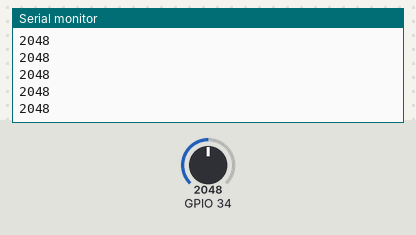
A sketch run on a simulated ESP32. On the bench: the last lines printed to the serial monitor. The test bench sets the inputs (shaded band); at power-on: GPIO 34 = 2048. WiFi joins after 1.5 s; servers stay silent unless stated; nothing arrives over Bluetooth unless stated; a phone connects over Bluetooth LE 3 s after start.

Above: at 2.7 s.
2.8 s: GPIO 34 set to 2866
At 3.7 s:
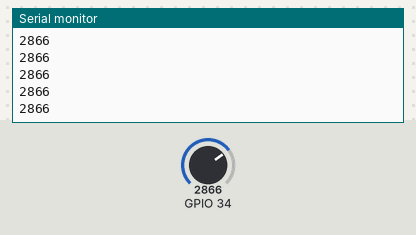
4.3 s: GPIO 34 set to 3603
At 5.1 s:
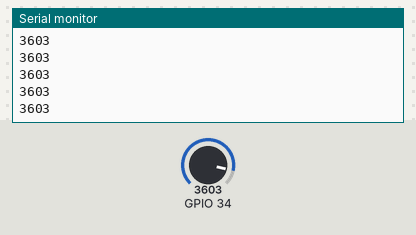
Timing chart, 0 to 7.3 s (numbered marks = the images above; inputs shaded):
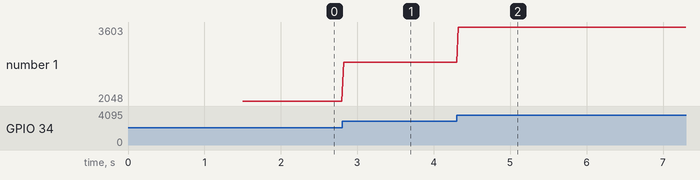

Measured:
- after the input at 2.8 s, the serial monitor: prints a new line at once (image 1)
- after the input at 4.3 s, the serial monitor: prints a new line at once (image 2)
- plotted number 1: 2048 → 2866 after the input at 2.8 s, 2866 → 3603 after the input at 4.3 s

The sketch:

Portable_ECG.ino
```cpp
#include <WiFi.h>
#include <ThingSpeak.h>
#include <BLEDevice.h>
#include <BLEServer.h>
#include <BLEUtils.h>
#include <BLE2902.h>

const char* ssid = "Aru";
const char* password = "12345678";

unsigned long channel = 3525176;
const char* apiKey = "3NGH1IQBDO1S68E7";

BLECharacteristic *ecg;
WiFiClient client;

unsigned long lastSend = 0;

void setup() {
  Serial.begin(115200);

  BLEDevice::init("Portable_ECG");
  BLEServer *s = BLEDevice::createServer();
  BLEService *sv = s->createService("180D");

  ecg = sv->createCharacteristic(
    "2A37",
    BLECharacteristic::PROPERTY_READ |
    BLECharacteristic::PROPERTY_NOTIFY
  );

  ecg->addDescriptor(new BLE2902());
  sv->start();
  BLEDevice::getAdvertising()->start();

  WiFi.mode(WIFI_STA);
  WiFi.begin(ssid, password);

  Serial.print("Connecting WiFi");
  while (WiFi.status() != WL_CONNECTED) {
    delay(500);
    Serial.print(".");
  }

  Serial.println("\nWiFi Connected!");
  ThingSpeak.begin(client);
}

void loop() {
  int value = analogRead(34);
  char data[8];

  sprintf(data, "%d", value);
  ecg->setValue(data);
  ecg->notify();

  Serial.println(value);

  if (millis() - lastSend >= 15000 &&
      WiFi.status() == WL_CONNECTED) {
    lastSend = millis();

    int result = ThingSpeak.writeField(
      channel, 1, value, apiKey
    );

    Serial.println(result == 200 ?
      "ThingSpeak OK" : "ThingSpeak Error");
  }

  delay(20);
}
```
